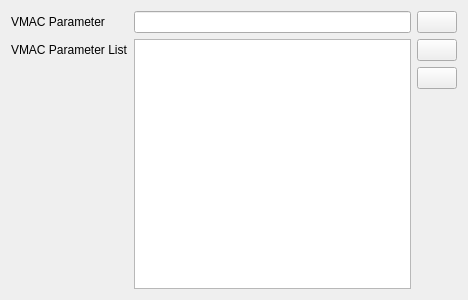
<?xml version="1.0" encoding="UTF-8"?>
<ui version="4.0">
 <class>GTAActionReleaseWidget</class>
 <widget class="QWidget" name="GTAActionReleaseWidget">
  <property name="geometry">
   <rect>
    <x>0</x>
    <y>0</y>
    <width>468</width>
    <height>300</height>
   </rect>
  </property>
  <property name="windowTitle">
   <string>Form</string>
  </property>
  <layout class="QGridLayout" name="gridLayout">
   <item row="0" column="0">
    <widget class="QLabel" name="label">
     <property name="text">
      <string>VMAC Parameter</string>
     </property>
    </widget>
   </item>
   <item row="0" column="2" colspan="2">
    <widget class="QLineEdit" name="ParamLE"/>
   </item>
   <item row="0" column="4">
    <widget class="QPushButton" name="SearchPB">
     <property name="sizePolicy">
      <sizepolicy hsizetype="Preferred" vsizetype="Fixed">
       <horstretch>0</horstretch>
       <verstretch>0</verstretch>
      </sizepolicy>
     </property>
     <property name="text">
      <string/>
     </property>
     <property name="icon">
      <iconset>
       <normaloff>:/images/forms/img/SEARCH.png</normaloff>:/images/forms/img/SEARCH.png</iconset>
     </property>
    </widget>
   </item>
   <item row="1" column="0">
    <widget class="QLabel" name="label_2">
     <property name="sizePolicy">
      <sizepolicy hsizetype="Maximum" vsizetype="Preferred">
       <horstretch>0</horstretch>
       <verstretch>0</verstretch>
      </sizepolicy>
     </property>
     <property name="text">
      <string>VMAC Parameter List</string>
     </property>
    </widget>
   </item>
   <item row="1" column="4">
    <widget class="QPushButton" name="AddPB">
     <property name="sizePolicy">
      <sizepolicy hsizetype="Preferred" vsizetype="Fixed">
       <horstretch>0</horstretch>
       <verstretch>0</verstretch>
      </sizepolicy>
     </property>
     <property name="text">
      <string/>
     </property>
     <property name="icon">
      <iconset>
       <normaloff>:/images/forms/img/Add.png</normaloff>:/images/forms/img/Add.png</iconset>
     </property>
    </widget>
   </item>
   <item row="2" column="0" rowspan="2">
    <spacer name="verticalSpacer">
     <property name="orientation">
      <enum>Qt::Vertical</enum>
     </property>
     <property name="sizeHint" stdset="0">
      <size>
       <width>20</width>
       <height>219</height>
      </size>
     </property>
    </spacer>
   </item>
   <item row="2" column="4">
    <widget class="QPushButton" name="RemovePB">
     <property name="sizePolicy">
      <sizepolicy hsizetype="Maximum" vsizetype="Fixed">
       <horstretch>0</horstretch>
       <verstretch>0</verstretch>
      </sizepolicy>
     </property>
     <property name="text">
      <string/>
     </property>
     <property name="icon">
      <iconset>
       <normaloff>:/images/forms/img/Remove.png</normaloff>:/images/forms/img/Remove.png</iconset>
     </property>
    </widget>
   </item>
   <item row="3" column="4">
    <spacer name="verticalSpacer_2">
     <property name="orientation">
      <enum>Qt::Vertical</enum>
     </property>
     <property name="sizeHint" stdset="0">
      <size>
       <width>20</width>
       <height>189</height>
      </size>
     </property>
    </spacer>
   </item>
   <item row="1" column="2" rowspan="3" colspan="2">
    <widget class="QListWidget" name="ParamLW"/>
   </item>
  </layout>
 </widget>
 <resources/>
 <connections/>
</ui>
